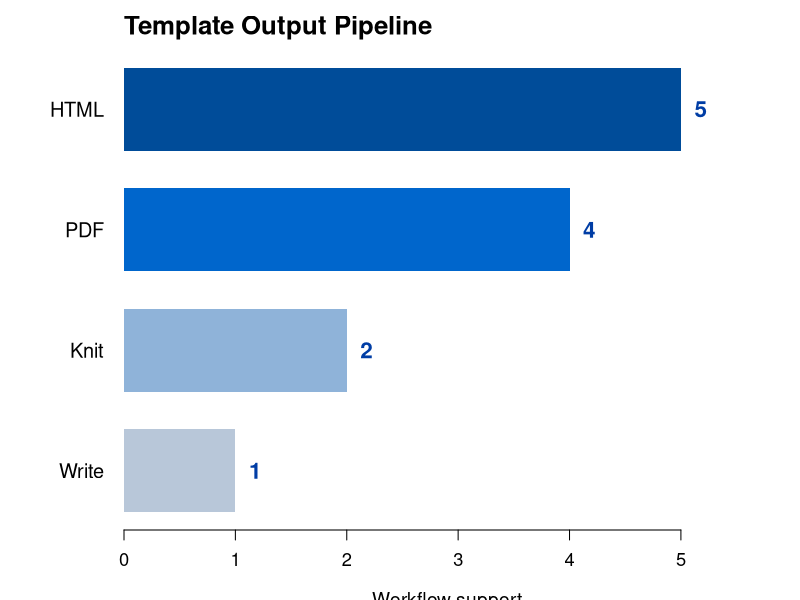

Source code (R):
## ---- chunk 1
knitr::opts_chunk$set(
  echo = FALSE,
  message = FALSE,
  warning = FALSE,
  fig.width = 4.5,
  fig.height = 6
)

png("intro-to-docdesigner-snapshot-feature.png", width = 1080, height = 1440, res = 180)
par(mar = c(3.5, 6.2, 2.5, 1.5), bg = "white")
values <- c(1, 2, 4, 5)
names(values) <- c("Write", "Knit", "PDF", "HTML")
bars <- barplot(
  values,
  horiz = TRUE,
  col = c("#B8C7D9", "#8FB3D9", "#0066CC", "#004C99"),
  border = NA,
  las = 1,
  xlim = c(0, 5.8),
  xlab = "Workflow support",
  cex.axis = 1.1,
  cex.lab = 1.15,
  cex.names = 1.2,
  space = 0.45
)
text(values + 0.18, bars, labels = values, cex = 1.35, font = 2, col = "#003DA5")
title("Template Output Pipeline", adj = 0, cex.main = 1.55, font.main = 2)
dev.off()
